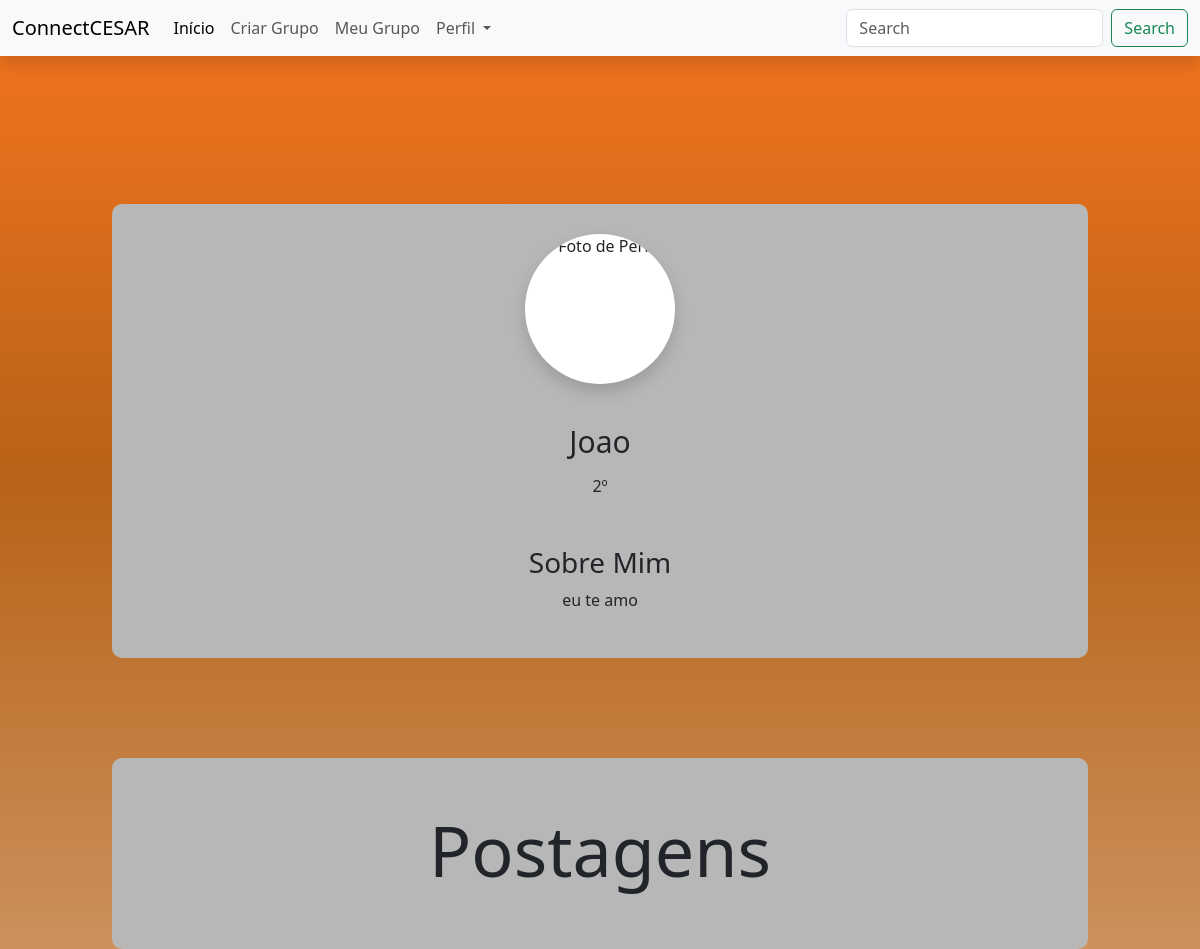
The page /acessarperfil/ (signed in) on the database as committed earlier.
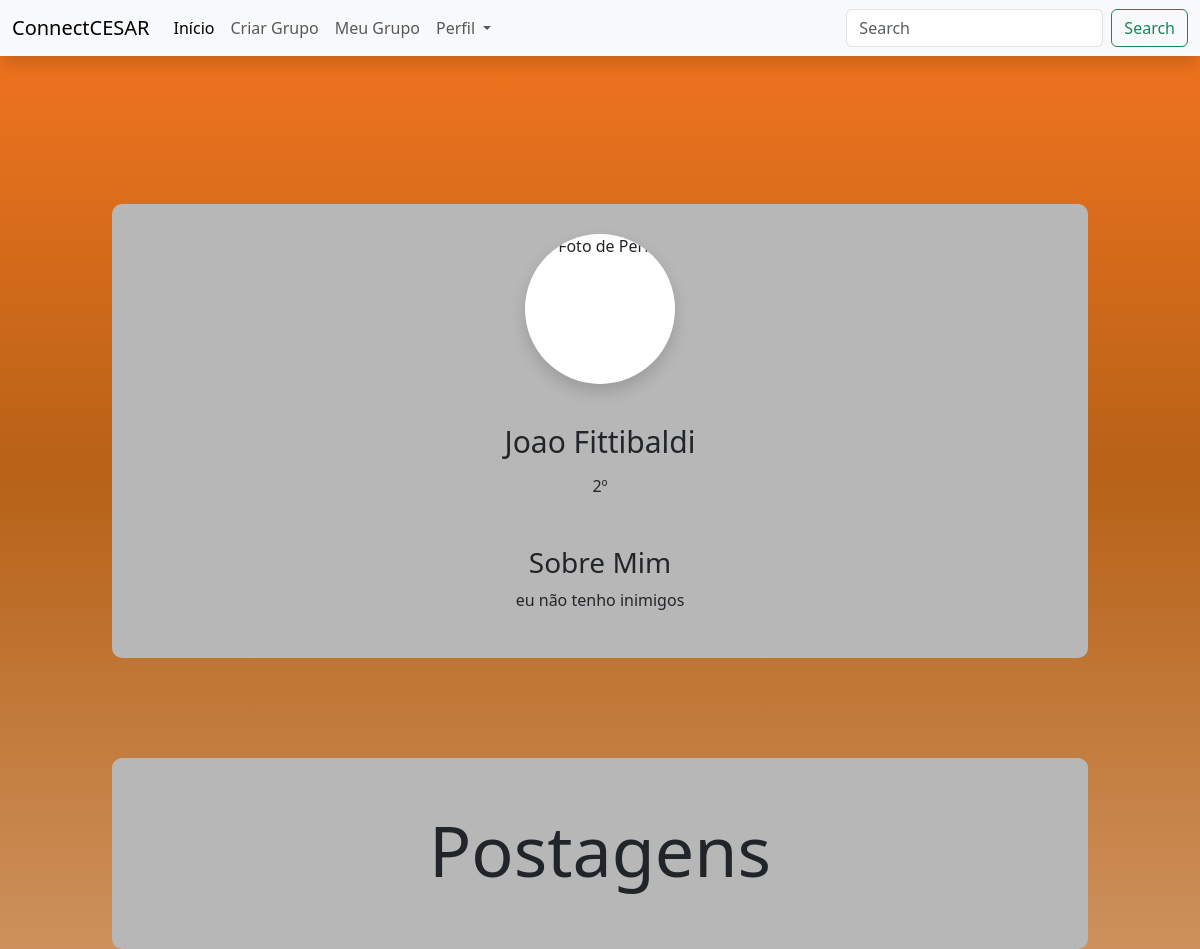
The same page on the database as committed later.
### ccapp/models.py (models this page shows)
class Pessoa(models.Model):
    id_usuario = models.AutoField(primary_key=True)
    nome = models.TextField(max_length=255)
    email = models.TextField(max_length=255)
    senha = models.TextField(max_length=255)
    idade = models.IntegerField(null=True, blank=True)
    mbti = models.TextField(max_length=255, null=True, blank=True)
    periodo = models.TextField(max_length=255, null=True, blank=True)
    curso = models.TextField(max_length=255, null=True, blank=True)
    foto = models.ImageField(upload_to='perfil/', null=True, blank=True)
    descricao = models.TextField(null=True, blank=True)
    criado = models.DateTimeField(auto_now_add=True)
    atualizado = models.DateTimeField(auto_now=True)
    grupo_criado = models.ForeignKey(Grupo, null=True, blank=True, on_delete=models.SET_NULL)

### ccapp/views.py (the view)
# urls.py: path('acessarperfil/', views.acessarperfil, name="acessarperfil"),
def acessarperfil(request):
    if 'pessoa_id' in request.session:
        pessoa_id = request.session['pessoa_id']
        pessoa = Pessoa.objects.get(id_usuario=pessoa_id)
        context = {
            'nome': pessoa.nome,
            'periodo': pessoa.periodo,
            'descricao': pessoa.descricao,
            'mbti': pessoa.mbti,
            'curso': pessoa.curso,
            'foto': pessoa.foto,
            'idade': pessoa.idade
        }
        return render(request, 'acessarperfil.html', context)

### templates/acessarperfil.html (shortened to what this page needs)
{% include "navbar.html" %}
{% include "main.html" %}
<div class="container">
    <div class="profile-links">
            <img class="card-img-top rounded-circle shadow bg-white" style="width: 150px" src="{{ pessoa.foto.url }}" alt="Foto de Perfil">
            <li><a style="font-size: 30px;">{{ nome }}</a></li>
            <li><a>{{ periodo }}</a></li>
            <h3 class="mt-5">Sobre Mim</h3>
            <p class="text-justify">
             {{ descricao }}
        </p>
        </div>
        </div>
        <div class="container">
            <div class="profile-links">
                <li><a style="font-size: 70px;">Postagens</a></li>
            </div>
        </div>

Rows that differ between the two databases and show on the page:
changed Pessoa: nome "Joao" → "Joao Fittibaldi"; descricao "eu te amo" → "eu não tenho inimigos"
